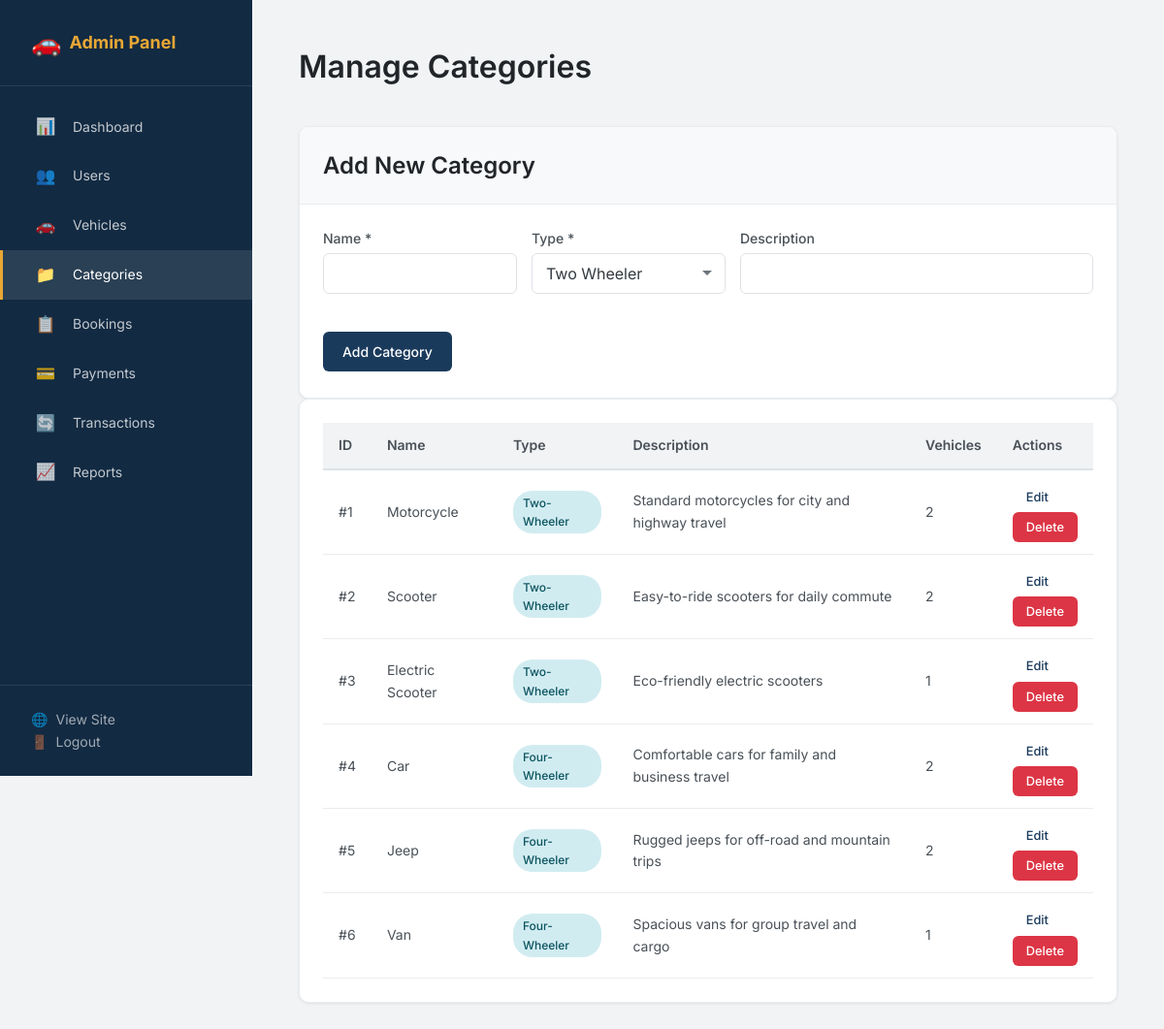
Screenshot of /admin/categories.php (signed in) with the database file from the repository.
### tables this page shows
CREATE TABLE IF NOT EXISTS categories (
    id INT AUTO_INCREMENT PRIMARY KEY,
    name VARCHAR(100) NOT NULL UNIQUE,
    slug VARCHAR(100) NOT NULL UNIQUE,
    description TEXT,
    type ENUM('two-wheeler', 'four-wheeler') NOT NULL,
    created_at DATETIME NOT NULL DEFAULT CURRENT_TIMESTAMP,
    INDEX idx_categories_type (type),
    INDEX idx_categories_slug (slug)
);

### includes/functions.php (called while the page is built, shortened)
<?php
function sanitize($str) {
    return htmlspecialchars($str, ENT_QUOTES, 'UTF-8');
}

### admin/categories.php (the view, shortened to what this page needs)
<?php
$current_page = 'categories';
require_once '../includes/db.php';
require_once '../includes/functions.php';
$edit_cat = null;
$categories = $conn->query("
    SELECT c.*, COUNT(v.id) as vehicle_count
    FROM categories c
    LEFT JOIN vehicles v ON c.id = v.category_id
    GROUP BY c.id
    ORDER BY c.created_at DESC
");
?>
<!DOCTYPE html>
<html lang="en">
<head>
    <link rel="stylesheet" href="../css/style.css">
</head>
<body class="admin-body">
    <div class="admin-wrapper">
        <?php require_once 'includes/admin-sidebar.php'; ?>
        <main class="admin-content">
            <div class="page-header">
                <h1>Manage Categories</h1>
            </div>
            <div class="card mb-4">
                <div class="card-header">
                    <h2><?php echo $edit_cat ? 'Edit Category' : 'Add New Category'; ?></h2>
                </div>
                <div class="card-body">
                    <form method="POST" action="categories.php">
                        <div class="row" style="display: flex; gap: 15px; flex-wrap: wrap;">
                            <div class="form-group" style="flex: 1; min-width: 200px;">
                                <label class="form-label">Name *</label>
                                <input type="text" name="name" class="form-control" value="<?php echo $edit_cat ? sanitize($edit_cat['name']) : ''; ?>" required>
                            </div>
                            <div class="form-group" style="flex: 1; min-width: 200px;">
                                <label class="form-label">Type *</label>
                                <select name="type" class="form-control" required>
                                    <option value="two-wheeler" <?php echo ($edit_cat && $edit_cat['type'] == 'two-wheeler') ? 'selected' : ''; ?>>Two Wheeler</option>
                                </select>
                            </div>
                            <div class="form-group" style="flex: 2; min-width: 300px;">
                                <label class="form-label">Description</label>
                                <input type="text" name="description" class="form-control" value="<?php echo $edit_cat ? sanitize($edit_cat['description']) : ''; ?>">
                            </div>
                            <div class="form-group d-flex align-items-end" style="margin-top: auto; margin-bottom: 3px;">
                                <button type="submit" class="btn btn-primary"><?php echo $edit_cat ? 'Update' : 'Add'; ?> Category</button>
                            </div>
                        </div>
                    </form>
                </div>
            </div>
            <div class="card">
                <div class="card-body">
                    <div class="table-responsive">
                        <table class="table">
                            <thead>
                                <tr>
                                    <th>ID</th>
                                    <th>Name</th>
                                    <th>Type</th>
                                    <th>Description</th>
                                    <th>Vehicles</th>
                                    <th>Actions</th>
                                </tr>
                            </thead>
                            <tbody>
                                <?php if($categories->num_rows > 0): while($c = $categories->fetch_assoc()): ?>
                                <tr>
                                    <td>#<?php echo sanitize($c['id']); ?></td>
                                    <td><?php echo sanitize($c['name']); ?></td>
                                    <td><span class="badge badge-info"><?php echo ucfirst(sanitize($c['type'])); ?></span></td>
                                    <td><?php echo sanitize($c['description']); ?></td>
                                    <td><?php echo sanitize($c['vehicle_count']); ?></td>
                                    <td>
                                        <div class="action-buttons d-flex gap-2">
                                            <a href="categories.php?edit=<?php echo $c['id']; ?>" class="btn btn-sm btn-info">Edit</a>
                                            <form method="POST" action="categories.php" class="d-inline" onsubmit="return confirm('Delete this category?');">
                                                <button type="submit" class="btn btn-sm btn-danger">Delete</button>
                                            </form>
                                        </div>
                                    </td>
                                </tr>
                                <?php endwhile; else: ?>
                                <tr><td colspan="6">No categories found.</td></tr>
                                <?php endif; ?>
                            </tbody>
                        </table>
                    </div>
                </div>
            </div>
        </main>
    </div>
</body>
</html>

### admin/includes/admin-sidebar.php
<aside class="admin-sidebar">
    <div class="sidebar-brand">
        <span class="brand-icon">🚗</span> Admin Panel
    </div>
    <nav class="sidebar-menu">
        <ul>
            <li><a href="index.php" class="<?php echo ($current_page == 'dashboard') ? 'active' : ''; ?>"><span class="menu-icon">📊</span> Dashboard</a></li>
            <li><a href="users.php" class="<?php echo ($current_page == 'users') ? 'active' : ''; ?>"><span class="menu-icon">👥</span> Users</a></li>
            <li><a href="vehicles.php" class="<?php echo ($current_page == 'vehicles') ? 'active' : ''; ?>"><span class="menu-icon">🚗</span> Vehicles</a></li>
            <li><a href="categories.php" class="<?php echo ($current_page == 'categories') ? 'active' : ''; ?>"><span class="menu-icon">📁</span> Categories</a></li>
            <li><a href="bookings.php" class="<?php echo ($current_page == 'bookings') ? 'active' : ''; ?>"><span class="menu-icon">📋</span> Bookings</a></li>
            <li><a href="payments.php" class="<?php echo ($current_page == 'payments') ? 'active' : ''; ?>"><span class="menu-icon">💳</span> Payments</a></li>
            <li><a href="transactions.php" class="<?php echo ($current_page == 'transactions') ? 'active' : ''; ?>"><span class="menu-icon">🔄</span> Transactions</a></li>
            <li><a href="reports.php" class="<?php echo ($current_page == 'reports') ? 'active' : ''; ?>"><span class="menu-icon">📈</span> Reports</a></li>
        </ul>
    </nav>
    <div class="sidebar-footer">
        <a href="<?php echo SITE_URL ?? '..'; ?>/index.php" target="_blank"><span class="menu-icon">🌐</span> View Site</a>
        <a href="<?php echo SITE_URL ?? '..'; ?>/logout.php"><span class="menu-icon">🚪</span> Logout</a>
    </div>
</aside>

### rows the page displays
categories: id "1", name "Motorcycle", type "Two-Wheeler", description "Standard motorcycles for city and highway travel", vehicle_count "2"
categories: id "2", name "Scooter", type "Two-Wheeler", description "Easy-to-ride scooters for daily commute", vehicle_count "2"
categories: id "3", name "Electric Scooter", type "Two-Wheeler", description "Eco-friendly electric scooters", vehicle_count "1"
categories: id "4", name "Car", type "Four-Wheeler", description "Comfortable cars for family and business travel", vehicle_count "2"
categories: id "5", name "Jeep", type "Four-Wheeler", description "Rugged jeeps for off-road and mountain trips", vehicle_count "2"
categories: id "6", name "Van", type "Four-Wheeler", description "Spacious vans for group travel and cargo", vehicle_count "1"
